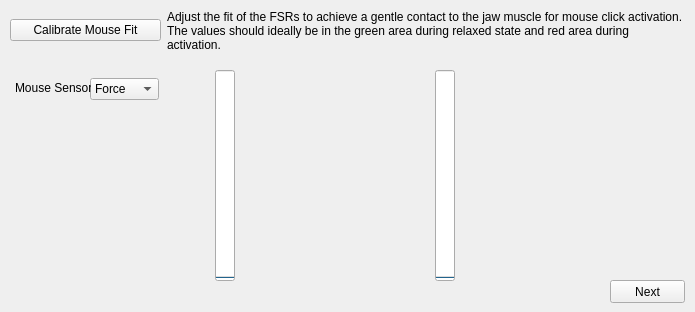
   <widget class="QWidget" name="tab">
    <attribute name="title">
     <string>Mouse Fit</string>
    </attribute>
    <widget class="QPushButton" name="pushButton_next_mouse_fit">
     <property name="geometry">
      <rect>
       <x>610</x>
       <y>280</y>
       <width>75</width>
       <height>23</height>
      </rect>
     </property>
     <property name="text">
      <string>Next</string>
     </property>
    </widget>
    <widget class="QProgressBar" name="progressBar_fsr_mouse_left">
     <property name="geometry">
      <rect>
       <x>215</x>
       <y>70</y>
       <width>20</width>
       <height>211</height>
      </rect>
     </property>
     <property name="maximum">
      <number>100</number>
     </property>
     <property name="value">
      <number>0</number>
     </property>
     <property name="textVisible">
      <bool>false</bool>
     </property>
     <property name="orientation">
      <enum>Qt::Vertical</enum>
     </property>
     <property name="invertedAppearance">
      <bool>false</bool>
     </property>
    </widget>
    <widget class="QWidget" name="horizontalLayoutWidget_4">
     <property name="geometry">
      <rect>
       <x>10</x>
       <y>10</y>
       <width>676</width>
       <height>41</height>
      </rect>
     </property>
     <layout class="QHBoxLayout" name="horizontalLayout_4">
      <item>
       <widget class="QPushButton" name="pushButton_calibrate_mouse_fit">
        <property name="maximumSize">
         <size>
          <width>151</width>
          <height>16777215</height>
         </size>
        </property>
        <property name="text">
         <string>Calibrate Mouse Fit</string>
        </property>
       </widget>
      </item>
      <item>
       <widget class="QLabel" name="label_19">
        <property name="text">
         <string>Adjust the fit of the FSRs to achieve a gentle contact to the jaw muscle for mouse click activation. The values should ideally be in the green area during relaxed state and red area during activation.</string>
        </property>
        <property name="wordWrap">
         <bool>true</bool>
        </property>
       </widget>
      </item>
     </layout>
    </widget>
    <widget class="QProgressBar" name="progressBar_fsr_mouse_right">
     <property name="geometry">
      <rect>
       <x>435</x>
       <y>70</y>
       <width>20</width>
       <height>211</height>
      </rect>
     </property>
     <property name="maximum">
      <number>100</number>
     </property>
     <property name="value">
      <number>0</number>
     </property>
     <property name="textVisible">
      <bool>false</bool>
     </property>
     <property name="orientation">
      <enum>Qt::Vertical</enum>
     </property>
     <property name="invertedAppearance">
      <bool>false</bool>
     </property>
    </widget>
    <widget class="QLabel" name="label_20">
     <property name="geometry">
      <rect>
       <x>265</x>
       <y>70</y>
       <width>141</width>
       <height>211</height>
      </rect>
     </property>
     <property name="text">
      <string/>
     </property>
     <property name="pixmap">
      <pixmap>Mouse_Fit.svg</pixmap>
     </property>
     <property name="scaledContents">
      <bool>true</bool>
     </property>
     <property name="wordWrap">
      <bool>false</bool>
     </property>
    </widget>
    <widget class="QComboBox" name="comboBox_mouse_click">
     <property name="geometry">
      <rect>
       <x>90</x>
       <y>78</y>
       <width>69</width>
       <height>22</height>
      </rect>
     </property>
     <item>
      <property name="text">
       <string>Force</string>
      </property>
     </item>
     <item>
      <property name="text">
       <string>Proximity</string>
      </property>
     </item>
    </widget>
    <widget class="QLabel" name="label_4">
     <property name="geometry">
      <rect>
       <x>15</x>
       <y>80</y>
       <width>76</width>
       <height>16</height>
      </rect>
     </property>
     <property name="text">
      <string>Mouse Sensor:</string>
     </property>
    </widget>
   </widget>
